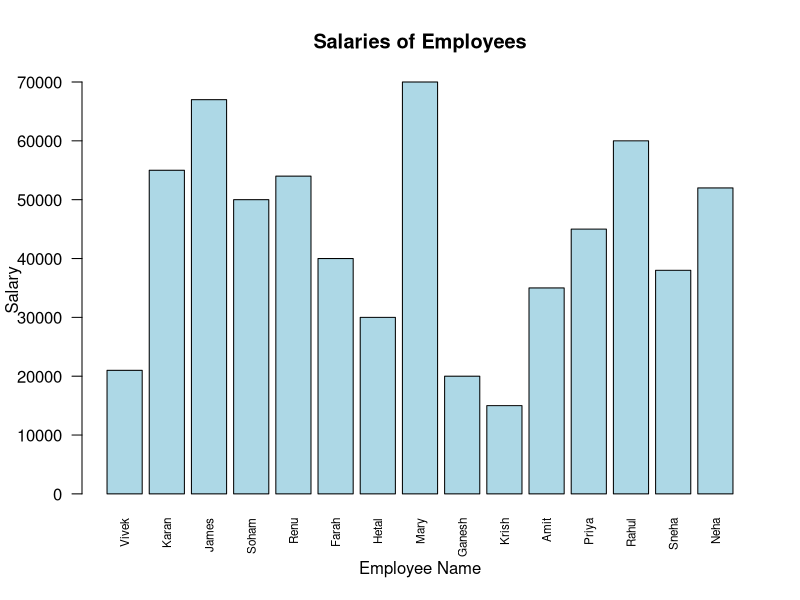

The R source for this figure:
# (i) Enter the salaries of 10 employees using data.frame()

employees <- data.frame(
  Sr_No = 1:10,
  Name = c("Vivek", "Karan", "James", "Soham", "Renu",
           "Farah", "Hetal", "Mary", "Ganesh", "Krish"),
  Salary = c(21000, 55000, 67000, 50000, 54000,
             40000, 30000, 70000, 20000, 15000)
)

print(employees)

# (ii) Add 5 new employees using rbind()

new_employees <- data.frame(
  Sr_No = 11:15,
  Name = c("Amit", "Priya", "Rahul", "Sneha", "Neha"),
  Salary = c(35000, 45000, 60000, 38000, 52000)
)

employees <- rbind(employees, new_employees)

print(employees)

# (iii) Visualize salaries using a bar chart

barplot(employees$Salary,
        names.arg = employees$Name,
        main = "Salaries of Employees",
        xlab = "Employee Name",
        ylab = "Salary",
        col = "lightblue",
        las = 2,
        cex.names = 0.7)
